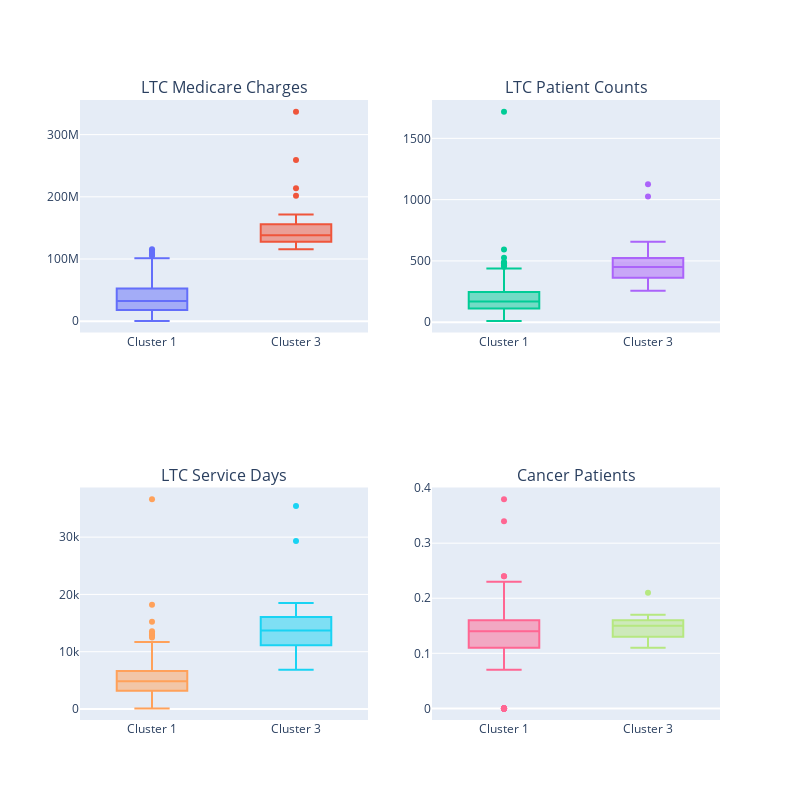

Notebook source saved alongside this figure:
### Code cell
# Analyze Distribution of Some Variables for Individual Clusters

import plotly.graph_objects as go

f1 = go.Box(y=ltc1['TOT_CHRG_AMT'], name='Cluster 1')
f2 = go.Box(y=ltc3['TOT_CHRG_AMT'], name='Cluster 3')
f3 = go.Box(y=ltc1['BENE_DSTNCT_CNT'], name='Cluster 1')
f4 = go.Box(y=ltc3['BENE_DSTNCT_CNT'], name='Cluster 3')
f5 = go.Box(y=ltc1['TOT_SRVC_DAYS'], name='Cluster 1')
f6 = go.Box(y=ltc3['TOT_SRVC_DAYS'], name='Cluster 3')
f7 = go.Box(y=ltc1['BENE_CC_CNCR_PCT'], name='Cluster 1')
f8 = go.Box(y=ltc3['BENE_CC_CNCR_PCT'], name='Cluster 3')


fig = subplots.make_subplots(rows=2, cols=2, print_grid=False, subplot_titles=('LTC Medicare Charges','LTC Patient Counts', 'LTC Service Days','Cancer Patients'))
fig.append_trace(f1, 1, 1);
fig.append_trace(f2, 1, 1);
fig.append_trace(f3, 1, 2);
fig.append_trace(f4, 1, 2);
fig.append_trace(f5, 2, 1);
fig.append_trace(f6, 2, 1);
fig.append_trace(f7, 2, 2);
fig.append_trace(f8, 2, 2);


fig['layout'].update(height=800, width=800, showlegend=False);
iplot(fig, filename='simple-subplot');

### Figure 1 — Plotly figure (JSON) as saved in the notebook; plotly's stock layout.template omitted (floating-point values rounded to 4 significant figures; data arrays with more than 128 entries replaced by an {"elided": "..."} marker saying what was removed)
{"data": [{"name": "Cluster 1", "type": "box", "xaxis": "x", "y": {"elided": "325 int values"}, "yaxis": "y"}, {"name": "Cluster 3", "type": "box", "xaxis": "x", "y": [336979355, 158544142, 201684618, 259289639, 150703806, 139901761, 140720879, 127889826, 128694280, 141181328, 117567098, 125375180, 155768219, 171495600, 136361837, 213585488, 136541533, 118386293, 155603605, 115545736, 117617705, 119062542, 129429286, 154649623, 131266706, 136670481], "yaxis": "y"}, {"name": "Cluster 1", "type": "box", "xaxis": "x2", "y": {"elided": "325 int values"}, "yaxis": "y2"}, {"name": "Cluster 3", "type": "box", "xaxis": "x2", "y": [460, 335, 544, 1025, 270, 523, 425, 413, 509, 555, 384, 257, 417, 1125, 497, 362, 488, 268, 559, 454, 500, 447, 391, 657, 322, 266], "yaxis": "y2"}, {"name": "Cluster 1", "type": "box", "xaxis": "x3", "y": {"elided": "325 int values"}, "yaxis": "y3"}, {"name": "Cluster 3", "type": "box", "xaxis": "x3", "y": [16856, 13817, 16061, 29314, 8755, 14850, 16758, 13211, 13922, 16466, 13569, 10076, 13407, 35448, 12666, 10829, 14327, 8340, 15111, 12789, 13947, 12343, 11147, 18508, 9264, 6866], "yaxis": "y3"}, {"name": "Cluster 1", "type": "box", "xaxis": "x4", "y": {"elided": "325 float values"}, "yaxis": "y4"}, {"name": "Cluster 3", "type": "box", "xaxis": "x4", "y": [0.16, 0.15, 0.17, 0.14, 0.14, 0.15, 0.13, 0.13, 0.16, 0.14, 0.15, 0.15, 0.15, 0.11, 0.13, 0.14, 0.21, 0.17, 0.12, 0.13, 0.13, 0.12, 0.16, 0.15, 0.16, 0.15], "yaxis": "y4"}], "layout": {"annotations": [{"font": {"size": 16}, "showarrow": false, "text": "LTC Medicare Charges", "x": 0.225, "xanchor": "center", "xref": "paper", "y": 1, "yanchor": "bottom", "yref": "paper"}, {"font": {"size": 16}, "showarrow": false, "text": "LTC Patient Counts", "x": 0.775, "xanchor": "center", "xref": "paper", "y": 1, "yanchor": "bottom", "yref": "paper"}, {"font": {"size": 16}, "showarrow": false, "text": "LTC Service Days", "x": 0.225, "xanchor": "center", "xref": "paper", "y": 0.375, "yanchor": "bottom", "yref": "paper"}, {"font": {"size": 16}, "showarrow": false, "text": "Cancer Patients", "x": 0.775, "xanchor": "center", "xref": "paper", "y": 0.375, "yanchor": "bottom", "yref": "paper"}], "height": 800, "showlegend": false, "width": 800, "xaxis": {"anchor": "y", "domain": [0, 0.45]}, "xaxis2": {"anchor": "y2", "domain": [0.55, 1]}, "xaxis3": {"anchor": "y3", "domain": [0, 0.45]}, "xaxis4": {"anchor": "y4", "domain": [0.55, 1]}, "yaxis": {"anchor": "x", "domain": [0.625, 1]}, "yaxis2": {"anchor": "x2", "domain": [0.625, 1]}, "yaxis3": {"anchor": "x3", "domain": [0, 0.375]}, "yaxis4": {"anchor": "x4", "domain": [0, 0.375]}}}
